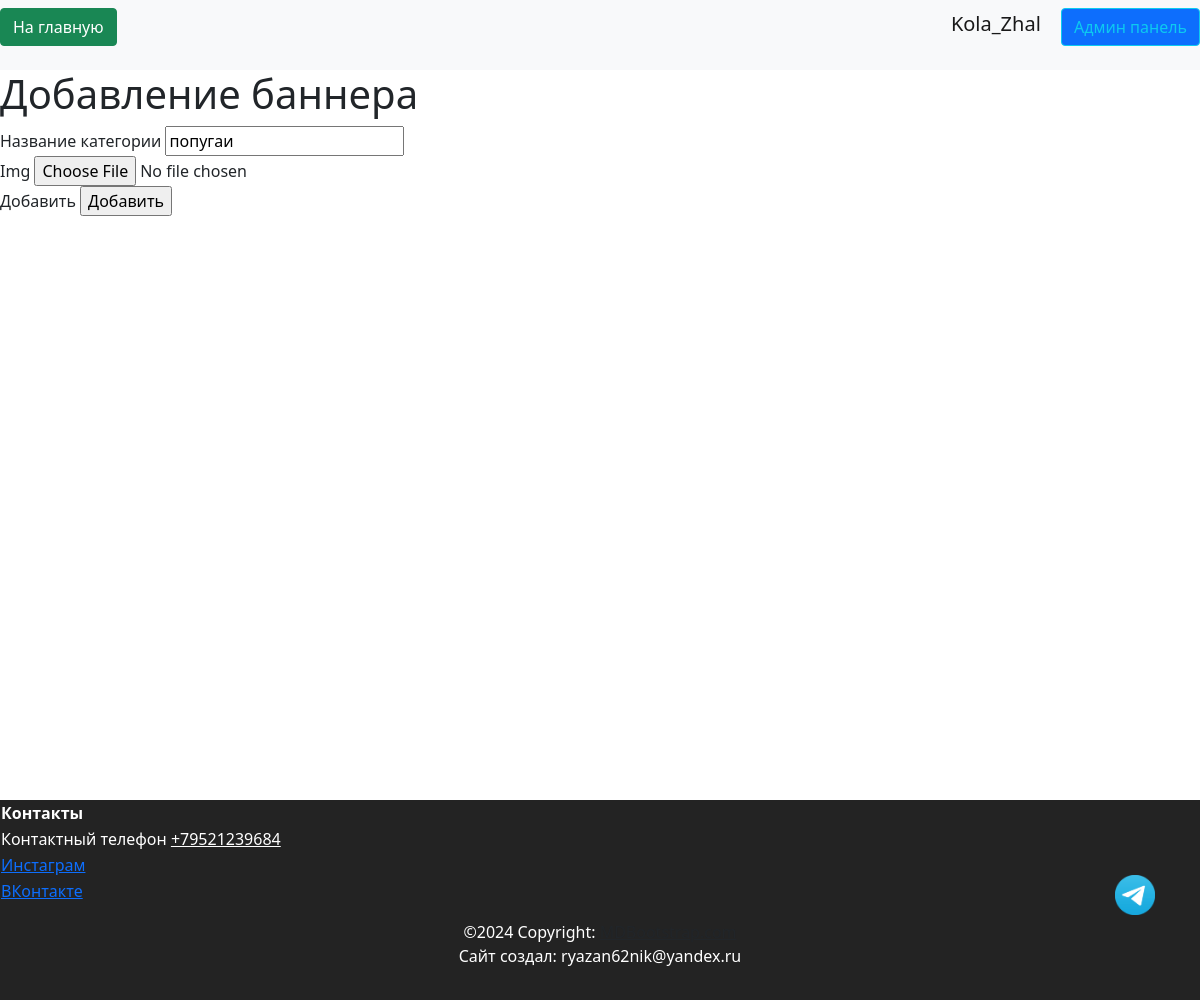
Before: /admin/edit-category/4 (signed in) with the older database file.
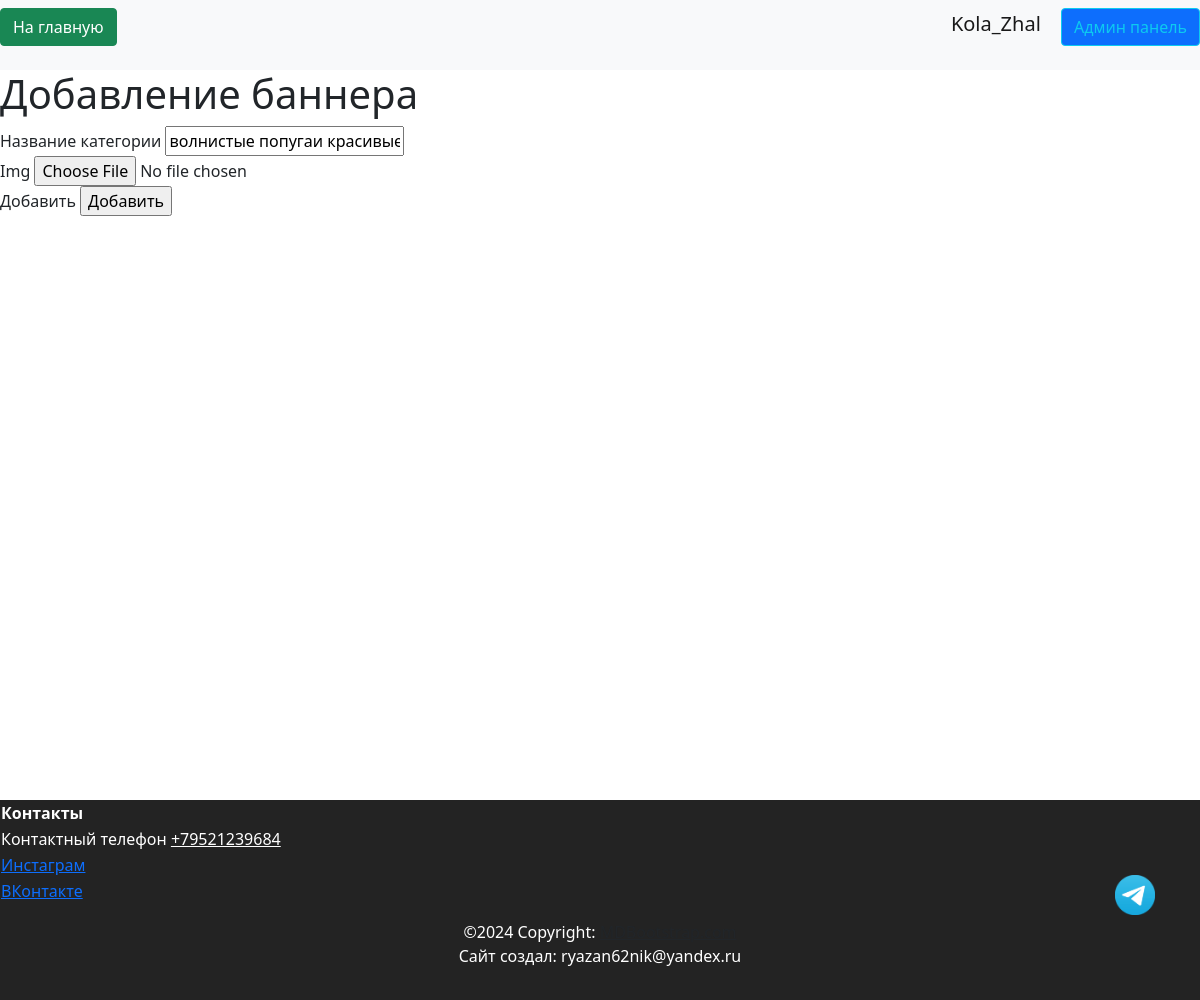
After: the same page with the newer database file.
### data/category.py (models this page shows, shortened)
class Category(SqlAlchemyBase):
    __tablename__ = 'category'
    id = sqlalchemy.Column(sqlalchemy.Integer, primary_key=True,
                           autoincrement=True)
    title = sqlalchemy.Column(sqlalchemy.String, nullable=True)
    img = sqlalchemy.Column(sqlalchemy.String, default='0_0_0_none.jpg')

### server.py (the view, shortened to what this page needs)
@app.route('/admin/edit-category/<int:category_id>', methods=['GET', 'POST'])
@login_required
def edit_category(category_id):
    mypath = "./static/img/categories"
    onlyfiles = [f for f in listdir(mypath) if isfile(join(mypath, f))]
    all_imgs = list(
        filter(lambda x: (x.endswith(".jpg") or x.endswith(".png")) and x.split('_')[0] == str(category_id), onlyfiles))
    db_sess = db_session.create_session()
    products = db_sess.query(Products).all()
    products_data = []
    for product in products:
        products_data.append((product.id, product.product_group.title + ' ' + product.color))
    db_sess = db_session.create_session()
    category = db_sess.query(Category).filter(Category.id == category_id).first()
    if not category:
        return ("Такогой категории нет")
    form = CategoryForm()
    if request.method == "GET":
        if category:
            form.title.data = category.title
        else:
            abort(404)
    return render_template('pages/admin_edit_category.html',
                           title='Редактирование Категории',
                           form=form
                           )

### forms/types.py
class CategoryForm(FlaskForm):
    title = StringField('Название категории', validators=[DataRequired()])
    img = FileField()
    submit = SubmitField('Добавить')

### data/db_session.py (called while the page is built)
def create_session() -> Session:
    global __factory
    return __factory()

### server.py (called while the page is built)
@login_manager.user_loader
def load_user(user_id):
    db_sess = db_session.create_session()
    return db_sess.query(User).filter(User.id == user_id).first()

### templates/pages/admin_edit_category.html (shortened to what this page needs)
{% extends "base.html" %}
{% block content %}
<h1>Добавление баннера</h1>
<form action="" method="post" enctype="multipart/form-data">
    {% for field in form if field.name not in ['csrf_token'] %}
    <div>
        {{ field.label() }}
        {{ field()}}
    </div>
    {% endfor %}
</form>
{% endblock %}

Changed rows visible on the page:
changed Category: title "попугаи" → "волнистые попугаи красивые"
